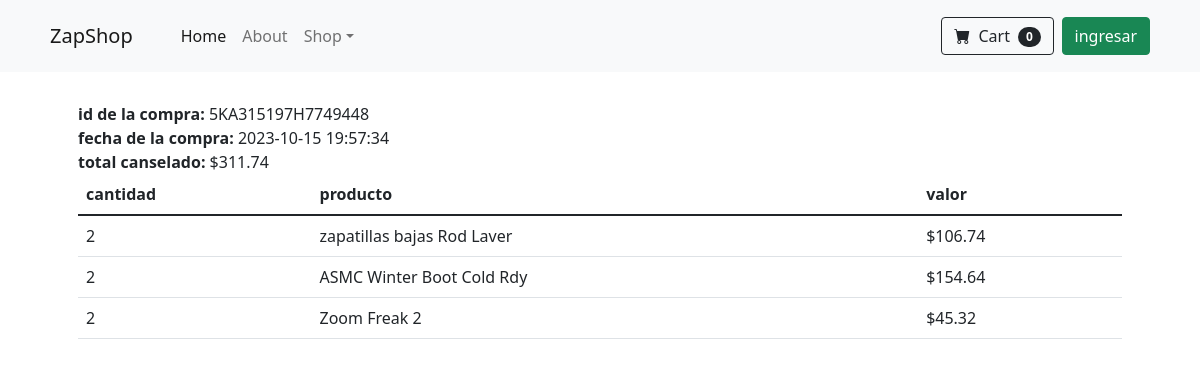
Screenshot of /detalle_compra.php?key=5KA315197H7749448 with the database file from the repository.
### tables this page shows
CREATE TABLE `compra` (
  `id` INT(11) NOT NULL AUTO_INCREMENT,
  `id_transaccion` VARCHAR(20) NOT NULL,
  `fecha` DATETIME DEFAULT NULL,
  `status` VARCHAR(20) NOT NULL,
  `email` VARCHAR(50) NOT NULL,
  `id_cliente` VARCHAR(20) NOT NULL,
  `total` DECIMAL(10,2) NOT NULL,
  PRIMARY KEY (`id`)
);

CREATE TABLE `detalle_compra` (
  `id` INT(11) NOT NULL AUTO_INCREMENT,
  `id_compra` INT(11) NOT NULL,
  `id_producto` INT(11) NOT NULL,
  `nombre` VARCHAR(200) NOT NULL,
  `precio` DECIMAL(10,2) NOT NULL,
  `cantidad` INT(11) NOT NULL,
  PRIMARY KEY (`id`),
  CONSTRAINT `fk_compra` FOREIGN KEY (`id_compra`) REFERENCES `compra` (`id`) ON DELETE CASCADE,
  CONSTRAINT `fk_producto` FOREIGN KEY (`id_producto`) REFERENCES `productos` (`id`) ON DELETE CASCADE
);

### detalle_compra.php (the view, shortened to what this page needs)
<?php
$db = new Database();
$con = $db->conectar();
$id_transaccion = isset($_GET['key']) ? $_GET['key'] : '0';
  $error = '';
  if ($id_transaccion == '') {
            $error = 'Error al precesar la peticion';
        } else {
            $sql = $con->prepare("SELECT count(id) FROM compra WHERE id_transaccion=? AND status=?");
                $sql->execute([$id_transaccion, 'COMPLETED']);
                if($sql->fetchColumn() > 0){
                    $sql = $con->prepare("SELECT id, fecha, email, total FROM compra WHERE id_transaccion=? AND status=? LIMIT 1");
                    $sql->execute([$id_transaccion, 'COMPLETED']);
                    $row = $sql->fetch(PDO::FETCH_ASSOC);
                    $idCompra = $row['id'];
                    $total = $row['total'];
                    $fecha = $row['fecha'];
                    $sqlDet = $con->prepare("SELECT nombre, precio, cantidad FROM detalle_compra WHERE id_compra=?");
                    $sqlDet->execute([$idCompra]);
        } else {
            echo 'error al comprobar la compra';
        }
    }
?>
<!DOCTYPE html>
<html lang="es">
<head>
        <link href="https://cdn.jsdelivr.net/npm/bootstrap-icons@1.5.0/font/bootstrap-icons.css" rel="stylesheet" />
        <link href="css/styles.css" rel="stylesheet" />
    <link href="https://cdn.jsdelivr.net/npm/bootstrap@5.1.3/dist/css/bootstrap.min.css" rel="stylesheet">
    <link href="css/estilos.css" rel="stylesheet">
    <link href="css/preload.css" rel="stylesheet">
</head>
<body>
    <?php include 'menu.php'; ?>
<main>
    <div class="container px-4 px-lg-5">
    <?php if(strlen($error) > 0) { ?>
        <div class="row">
            <div class="col">
                <h3><?php echo $error; ?></h3>
            </div>
        </div>
    <?php } else { ?>
        <div class="row">
           <div class="col">
                <b>id de la compra: </b><?php echo $id_transaccion; ?><br>
                <b>fecha de la compra: </b><?php echo $fecha; ?><br>
                <b>total canselado: </b><?php echo MONEDA . number_format($total, 2, '.', ','); ?><br>
           </div>
        </div>
        <div class="row">
           <div class="col">
            <table class="table">
                <thead>
                    <tr>
                        <th>cantidad</th>
                        <th>producto</th>
                        <th>valor</th>
                    </tr>
                </thead>
                <tbody>
                    <?php while($row_det = $sqlDet->fetch(PDO::FETCH_ASSOC)){ $importe = $row_det['precio'] * $row_det['cantidad'];?>
                        <tr>
                            <td> <?php echo $row_det['cantidad']; ?></td>
                            <td> <?php echo $row_det['nombre']; ?></td>
                            <td> <?php echo MONEDA . number_format($importe, 2, '.', ',') ; ?></td>
                        </tr>
                        <?php } ?>
                </tbody>
            </table>
           </div>
        </div>
        <?php }?>
    </div>
</main>
</body>
</html>

### css/estilos.css (style rules this page uses)
body { background-color: white; }
main > .container { padding: 30px 0; }

### rows the page displays
compra: fecha "2023-10-15 19:57:34", total "311.74"
detalle_compra: cantidad "2", nombre "zapatillas bajas Rod Laver", importe "106.74"
detalle_compra: cantidad "2", nombre "ASMC Winter Boot Cold Rdy", importe "154.64"
detalle_compra: cantidad "2", nombre "Zoom Freak 2", importe "45.32"

### other values shown
$num_cart "0"
$id_transaccion "5KA315197H7749448"
MONEDA "$"
